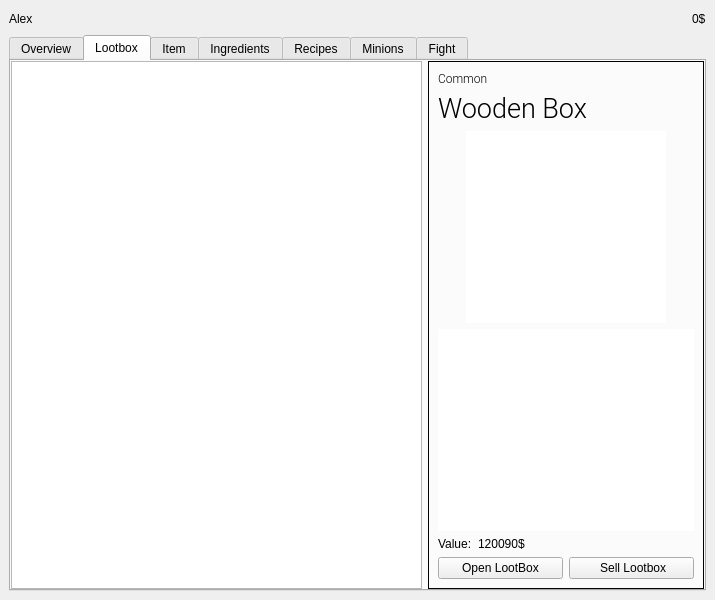
<?xml version="1.0" encoding="UTF-8"?>
<ui version="4.0">
 <class>MainWindow</class>
 <widget class="QMainWindow" name="MainWindow">
  <property name="geometry">
   <rect>
    <x>0</x>
    <y>0</y>
    <width>715</width>
    <height>600</height>
   </rect>
  </property>
  <property name="sizePolicy">
   <sizepolicy hsizetype="Preferred" vsizetype="Preferred">
    <horstretch>0</horstretch>
    <verstretch>0</verstretch>
   </sizepolicy>
  </property>
  <property name="windowTitle">
   <string>MainWindow</string>
  </property>
  <widget class="QWidget" name="centralwidget">
   <layout class="QVBoxLayout" name="verticalLayout">
    <item>
     <layout class="QHBoxLayout" name="horizontalLayout_18">
      <item>
       <widget class="QLabel" name="c_actor_name">
        <property name="text">
         <string>Alex</string>
        </property>
       </widget>
      </item>
      <item>
       <spacer name="horizontalSpacer">
        <property name="orientation">
         <enum>Qt::Horizontal</enum>
        </property>
        <property name="sizeHint" stdset="0">
         <size>
          <width>40</width>
          <height>20</height>
         </size>
        </property>
       </spacer>
      </item>
      <item>
       <widget class="QLabel" name="c_actor_money">
        <property name="text">
         <string>0$</string>
        </property>
       </widget>
      </item>
     </layout>
    </item>
    <item>
     <widget class="QTabWidget" name="tabbar">
      <property name="currentIndex">
       <number>1</number>
      </property>
      <widget class="QWidget" name="overview_tab">
       <attribute name="title">
        <string>Overview</string>
       </attribute>
      </widget>
      <widget class="QWidget" name="lootbox_tab">
       <attribute name="title">
        <string>Lootbox</string>
       </attribute>
       <layout class="QVBoxLayout" name="verticalLayout_2">
        <property name="leftMargin">
         <number>0</number>
        </property>
        <property name="topMargin">
         <number>0</number>
        </property>
        <property name="rightMargin">
         <number>0</number>
        </property>
        <property name="bottomMargin">
         <number>0</number>
        </property>
        <item>
         <layout class="QHBoxLayout" name="horizontalLayout_6">
          <item>
           <widget class="QTableView" name="lootbox_tableView">
            <property name="selectionMode">
             <enum>QAbstractItemView::SingleSelection</enum>
            </property>
            <property name="selectionBehavior">
             <enum>QAbstractItemView::SelectRows</enum>
            </property>
           </widget>
          </item>
          <item>
           <widget class="QFrame" name="lootbox_inspector">
            <property name="sizePolicy">
             <sizepolicy hsizetype="Preferred" vsizetype="Preferred">
              <horstretch>0</horstretch>
              <verstretch>0</verstretch>
             </sizepolicy>
            </property>
            <property name="frameShape">
             <enum>QFrame::Panel</enum>
            </property>
            <layout class="QVBoxLayout" name="verticalLayout_6">
             <item>
              <widget class="QLabel" name="insp_rank_label">
               <property name="font">
                <font>
                 <family>Roboto Light</family>
                </font>
               </property>
               <property name="text">
                <string>Common</string>
               </property>
              </widget>
             </item>
             <item>
              <widget class="QLabel" name="insp_name_label">
               <property name="font">
                <font>
                 <family>Roboto Light</family>
                 <pointsize>20</pointsize>
                </font>
               </property>
               <property name="text">
                <string>Wooden Box</string>
               </property>
              </widget>
             </item>
             <item>
              <layout class="QHBoxLayout" name="horizontalLayout">
               <item>
                <widget class="ImageViewerQt" name="insp_img_graphicsView">
                 <property name="sizePolicy">
                  <sizepolicy hsizetype="Maximum" vsizetype="Maximum">
                   <horstretch>0</horstretch>
                   <verstretch>0</verstretch>
                  </sizepolicy>
                 </property>
                 <property name="maximumSize">
                  <size>
                   <width>200</width>
                   <height>200</height>
                  </size>
                 </property>
                 <property name="font">
                  <font>
                   <pointsize>9</pointsize>
                  </font>
                 </property>
                 <property name="frameShape">
                  <enum>QFrame::NoFrame</enum>
                 </property>
                 <property name="interactive">
                  <bool>false</bool>
                 </property>
                </widget>
               </item>
              </layout>
             </item>
             <item>
              <widget class="QTextEdit" name="insp_description_textedit">
               <property name="sizePolicy">
                <sizepolicy hsizetype="Preferred" vsizetype="Expanding">
                 <horstretch>0</horstretch>
                 <verstretch>0</verstretch>
                </sizepolicy>
               </property>
               <property name="frameShape">
                <enum>QFrame::NoFrame</enum>
               </property>
               <property name="tabChangesFocus">
                <bool>false</bool>
               </property>
               <property name="readOnly">
                <bool>true</bool>
               </property>
              </widget>
             </item>
             <item>
              <layout class="QHBoxLayout" name="horizontalLayout_13">
               <item>
                <widget class="QLabel" name="insp_additional_info_label_4">
                 <property name="sizePolicy">
                  <sizepolicy hsizetype="Maximum" vsizetype="Preferred">
                   <horstretch>0</horstretch>
                   <verstretch>0</verstretch>
                  </sizepolicy>
                 </property>
                 <property name="text">
                  <string>Value:</string>
                 </property>
                </widget>
               </item>
               <item>
                <widget class="QLabel" name="insp_additional_info_value_4">
                 <property name="text">
                  <string>120090$</string>
                 </property>
                </widget>
               </item>
              </layout>
             </item>
             <item>
              <layout class="QHBoxLayout" name="verticalLayout_7">
               <item>
                <widget class="QPushButton" name="open_lootbox_button">
                 <property name="text">
                  <string>Open LootBox</string>
                 </property>
                </widget>
               </item>
               <item>
                <widget class="QPushButton" name="sell_lootbox_button">
                 <property name="text">
                  <string> Sell Lootbox</string>
                 </property>
                </widget>
               </item>
              </layout>
             </item>
            </layout>
           </widget>
          </item>
         </layout>
        </item>
       </layout>
      </widget>
      <widget class="QWidget" name="item_tab">
       <attribute name="title">
        <string>Item</string>
       </attribute>
       <layout class="QVBoxLayout" name="verticalLayout_3">
        <property name="leftMargin">
         <number>0</number>
        </property>
        <property name="topMargin">
         <number>0</number>
        </property>
        <property name="rightMargin">
         <number>0</number>
        </property>
        <property name="bottomMargin">
         <number>0</number>
        </property>
        <item>
         <layout class="QHBoxLayout" name="horizontalLayout_7">
          <item>
           <widget class="QTableView" name="item_tableView">
            <property name="selectionMode">
             <enum>QAbstractItemView::SingleSelection</enum>
            </property>
            <property name="selectionBehavior">
             <enum>QAbstractItemView::SelectRows</enum>
            </property>
           </widget>
          </item>
          <item>
           <widget class="QFrame" name="item_inspector">
            <property name="sizePolicy">
             <sizepolicy hsizetype="Preferred" vsizetype="Preferred">
              <horstretch>0</horstretch>
              <verstretch>0</verstretch>
             </sizepolicy>
            </property>
            <property name="frameShape">
             <enum>QFrame::Panel</enum>
            </property>
            <layout class="QVBoxLayout" name="verticalLayout_8">
             <item>
              <widget class="QLabel" name="insp_rank_label_2">
               <property name="font">
                <font>
                 <family>Roboto Light</family>
                </font>
               </property>
               <property name="text">
                <string>Common</string>
               </property>
              </widget>
             </item>
             <item>
              <widget class="QLabel" name="insp_name_label_2">
               <property name="font">
                <font>
                 <family>Roboto Light</family>
                 <pointsize>20</pointsize>
                </font>
               </property>
               <property name="text">
                <string>Wooden Staff</string>
               </property>
              </widget>
             </item>
             <item>
              <layout class="QHBoxLayout" name="horizontalLayout_2">
               <item>
                <widget class="ImageViewerQt" name="insp_img_graphicsView_2">
                 <property name="sizePolicy">
                  <sizepolicy hsizetype="Maximum" vsizetype="Maximum">
                   <horstretch>0</horstretch>
                   <verstretch>0</verstretch>
                  </sizepolicy>
                 </property>
                 <property name="maximumSize">
                  <size>
                   <width>200</width>
                   <height>200</height>
                  </size>
                 </property>
                 <property name="font">
                  <font>
                   <pointsize>9</pointsize>
                  </font>
                 </property>
                 <property name="frameShape">
                  <enum>QFrame::NoFrame</enum>
                 </property>
                 <property name="interactive">
                  <bool>false</bool>
                 </property>
                </widget>
               </item>
              </layout>
             </item>
             <item>
              <widget class="QTextEdit" name="insp_description_textedit_2">
               <property name="sizePolicy">
                <sizepolicy hsizetype="Preferred" vsizetype="Expanding">
                 <horstretch>0</horstretch>
                 <verstretch>0</verstretch>
                </sizepolicy>
               </property>
               <property name="frameShape">
                <enum>QFrame::NoFrame</enum>
               </property>
               <property name="tabChangesFocus">
                <bool>false</bool>
               </property>
               <property name="lineWrapColumnOrWidth">
                <number>200</number>
               </property>
               <property name="readOnly">
                <bool>true</bool>
               </property>
              </widget>
             </item>
             <item>
              <layout class="QHBoxLayout" name="horizontalLayout_12">
               <item>
                <widget class="QLabel" name="insp_additional_info_label_3">
                 <property name="sizePolicy">
                  <sizepolicy hsizetype="Maximum" vsizetype="Preferred">
                   <horstretch>0</horstretch>
                   <verstretch>0</verstretch>
                  </sizepolicy>
                 </property>
                 <property name="text">
                  <string>Value:</string>
                 </property>
                </widget>
               </item>
               <item>
                <widget class="QLabel" name="insp_additional_info_value_3">
                 <property name="text">
                  <string>120090$</string>
                 </property>
                </widget>
               </item>
              </layout>
             </item>
             <item>
              <layout class="QHBoxLayout" name="horizontalLayout_5">
               <item>
                <widget class="QLabel" name="label_3">
                 <property name="sizePolicy">
                  <sizepolicy hsizetype="Maximum" vsizetype="Preferred">
                   <horstretch>0</horstretch>
                   <verstretch>0</verstretch>
                  </sizepolicy>
                 </property>
                 <property name="text">
                  <string>Ingredients:</string>
                 </property>
                </widget>
               </item>
               <item>
                <widget class="QLabel" name="insp_ingre_label_2">
                 <property name="sizePolicy">
                  <sizepolicy hsizetype="Preferred" vsizetype="Preferred">
                   <horstretch>0</horstretch>
                   <verstretch>0</verstretch>
                  </sizepolicy>
                 </property>
                 <property name="text">
                  <string>TextLabel</string>
                 </property>
                 <property name="wordWrap">
                  <bool>true</bool>
                 </property>
                </widget>
               </item>
              </layout>
             </item>
             <item>
              <layout class="QHBoxLayout" name="horizontalLayout_8">
               <item>
                <widget class="QLabel" name="insp_additional_info_label">
                 <property name="sizePolicy">
                  <sizepolicy hsizetype="Maximum" vsizetype="Preferred">
                   <horstretch>0</horstretch>
                   <verstretch>0</verstretch>
                  </sizepolicy>
                 </property>
                 <property name="text">
                  <string>Slots:</string>
                 </property>
                </widget>
               </item>
               <item>
                <widget class="QLabel" name="insp_additional_info_value">
                 <property name="text">
                  <string>TextLabel</string>
                 </property>
                </widget>
               </item>
              </layout>
             </item>
             <item>
              <layout class="QHBoxLayout" name="verticalLayout_9">
               <item>
                <widget class="QPushButton" name="sell_item_button">
                 <property name="text">
                  <string>Sell</string>
                 </property>
                </widget>
               </item>
               <item>
                <widget class="QPushButton" name="recycle_item_button">
                 <property name="text">
                  <string>Recycle</string>
                 </property>
                </widget>
               </item>
               <item>
                <widget class="QPushButton" name="use_item_button">
                 <property name="text">
                  <string>Use</string>
                 </property>
                </widget>
               </item>
              </layout>
             </item>
            </layout>
           </widget>
          </item>
         </layout>
        </item>
       </layout>
      </widget>
      <widget class="QWidget" name="ingredient_tab">
       <attribute name="title">
        <string>Ingredients</string>
       </attribute>
       <layout class="QVBoxLayout" name="verticalLayout_4">
        <property name="leftMargin">
         <number>0</number>
        </property>
        <property name="topMargin">
         <number>0</number>
        </property>
        <property name="rightMargin">
         <number>0</number>
        </property>
        <property name="bottomMargin">
         <number>0</number>
        </property>
        <item>
         <layout class="QHBoxLayout" name="horizontalLayout_9">
          <item>
           <widget class="QTableView" name="item_tableView_2">
            <property name="selectionMode">
             <enum>QAbstractItemView::SingleSelection</enum>
            </property>
            <property name="selectionBehavior">
             <enum>QAbstractItemView::SelectRows</enum>
            </property>
           </widget>
          </item>
          <item>
           <widget class="QFrame" name="ingre_inspector">
            <property name="sizePolicy">
             <sizepolicy hsizetype="Preferred" vsizetype="Preferred">
              <horstretch>0</horstretch>
              <verstretch>0</verstretch>
             </sizepolicy>
            </property>
            <property name="frameShape">
             <enum>QFrame::Panel</enum>
            </property>
            <layout class="QVBoxLayout" name="verticalLayout_10">
             <item>
              <widget class="QLabel" name="insp_rank_label_3">
               <property name="font">
                <font>
                 <family>Roboto Light</family>
                </font>
               </property>
               <property name="text">
                <string>Common</string>
               </property>
              </widget>
             </item>
             <item>
              <widget class="QLabel" name="insp_name_label_3">
               <property name="font">
                <font>
                 <family>Roboto Light</family>
                 <pointsize>20</pointsize>
                </font>
               </property>
               <property name="text">
                <string>Metal</string>
               </property>
              </widget>
             </item>
             <item>
              <layout class="QHBoxLayout" name="horizontalLayout_3">
               <item>
                <widget class="ImageViewerQt" name="insp_img_graphicsView_3">
                 <property name="sizePolicy">
                  <sizepolicy hsizetype="Maximum" vsizetype="Maximum">
                   <horstretch>0</horstretch>
                   <verstretch>0</verstretch>
                  </sizepolicy>
                 </property>
                 <property name="maximumSize">
                  <size>
                   <width>200</width>
                   <height>200</height>
                  </size>
                 </property>
                 <property name="font">
                  <font>
                   <pointsize>9</pointsize>
                  </font>
                 </property>
                 <property name="frameShape">
                  <enum>QFrame::NoFrame</enum>
                 </property>
                 <property name="interactive">
                  <bool>false</bool>
                 </property>
                </widget>
               </item>
              </layout>
             </item>
             <item>
              <widget class="QTextEdit" name="insp_description_textedit_3">
               <property name="sizePolicy">
                <sizepolicy hsizetype="Preferred" vsizetype="Expanding">
                 <horstretch>0</horstretch>
                 <verstretch>0</verstretch>
                </sizepolicy>
               </property>
               <property name="frameShape">
                <enum>QFrame::NoFrame</enum>
               </property>
               <property name="tabChangesFocus">
                <bool>false</bool>
               </property>
               <property name="lineWrapColumnOrWidth">
                <number>200</number>
               </property>
               <property name="readOnly">
                <bool>true</bool>
               </property>
              </widget>
             </item>
             <item>
              <layout class="QHBoxLayout" name="horizontalLayout_11">
               <item>
                <widget class="QLabel" name="insp_additional_info_label_2">
                 <property name="sizePolicy">
                  <sizepolicy hsizetype="Maximum" vsizetype="Preferred">
                   <horstretch>0</horstretch>
                   <verstretch>0</verstretch>
                  </sizepolicy>
                 </property>
                 <property name="text">
                  <string>Value:</string>
                 </property>
                </widget>
               </item>
               <item>
                <widget class="QLabel" name="insp_additional_info_value_2">
                 <property name="text">
                  <string>120090$</string>
                 </property>
                </widget>
               </item>
              </layout>
             </item>
             <item>
              <layout class="QHBoxLayout" name="verticalLayout_11">
               <item>
                <widget class="QPushButton" name="sell_item_button_2">
                 <property name="text">
                  <string>Sell</string>
                 </property>
                </widget>
               </item>
              </layout>
             </item>
            </layout>
           </widget>
          </item>
         </layout>
        </item>
       </layout>
      </widget>
      <widget class="QWidget" name="recipes_tab">
       <attribute name="title">
        <string>Recipes</string>
       </attribute>
       <layout class="QHBoxLayout" name="horizontalLayout_17">
        <item>
         <layout class="QHBoxLayout" name="horizontalLayout_10">
          <item>
           <widget class="QTableView" name="recipe_tableView">
            <property name="selectionMode">
             <enum>QAbstractItemView::SingleSelection</enum>
            </property>
            <property name="selectionBehavior">
             <enum>QAbstractItemView::SelectRows</enum>
            </property>
           </widget>
          </item>
          <item>
           <widget class="QFrame" name="recipe_inspector">
            <property name="sizePolicy">
             <sizepolicy hsizetype="Preferred" vsizetype="Preferred">
              <horstretch>0</horstretch>
              <verstretch>0</verstretch>
             </sizepolicy>
            </property>
            <property name="frameShape">
             <enum>QFrame::Panel</enum>
            </property>
            <layout class="QVBoxLayout" name="verticalLayout_12">
             <item>
              <widget class="QLabel" name="insp_rank_label_4">
               <property name="font">
                <font>
                 <family>Roboto Light</family>
                </font>
               </property>
               <property name="text">
                <string>Common</string>
               </property>
              </widget>
             </item>
             <item>
              <widget class="QLabel" name="insp_name_label_4">
               <property name="font">
                <font>
                 <family>Roboto Light</family>
                 <pointsize>20</pointsize>
                </font>
               </property>
               <property name="text">
                <string>Metal</string>
               </property>
              </widget>
             </item>
             <item>
              <layout class="QHBoxLayout" name="horizontalLayout_16">
               <item>
                <widget class="QLabel" name="label_5">
                 <property name="sizePolicy">
                  <sizepolicy hsizetype="Maximum" vsizetype="Preferred">
                   <horstretch>0</horstretch>
                   <verstretch>0</verstretch>
                  </sizepolicy>
                 </property>
                 <property name="text">
                  <string>Required:</string>
                 </property>
                </widget>
               </item>
               <item>
                <widget class="QLabel" name="insp_required_label">
                 <property name="text">
                  <string>TextLabel</string>
                 </property>
                 <property name="wordWrap">
                  <bool>true</bool>
                 </property>
                </widget>
               </item>
              </layout>
             </item>
             <item>
              <layout class="QHBoxLayout" name="horizontalLayout_14">
               <item>
                <widget class="QLabel" name="label_2">
                 <property name="sizePolicy">
                  <sizepolicy hsizetype="Maximum" vsizetype="Preferred">
                   <horstretch>0</horstretch>
                   <verstretch>0</verstretch>
                  </sizepolicy>
                 </property>
                 <property name="text">
                  <string>Result:</string>
                 </property>
                </widget>
               </item>
               <item>
                <widget class="QLabel" name="insp_result_label">
                 <property name="text">
                  <string>TextLabel</string>
                 </property>
                 <property name="wordWrap">
                  <bool>true</bool>
                 </property>
                </widget>
               </item>
              </layout>
             </item>
             <item>
              <layout class="QHBoxLayout" name="horizontalLayout_15">
               <item>
                <widget class="QLabel" name="insp_additional_info_label_5">
                 <property name="sizePolicy">
                  <sizepolicy hsizetype="Maximum" vsizetype="Preferred">
                   <horstretch>0</horstretch>
                   <verstretch>0</verstretch>
                  </sizepolicy>
                 </property>
                 <property name="text">
                  <string>Value:</string>
                 </property>
                </widget>
               </item>
               <item>
                <widget class="QLabel" name="insp_additional_info_value_5">
                 <property name="text">
                  <string>120090$</string>
                 </property>
                </widget>
               </item>
              </layout>
             </item>
             <item>
              <spacer name="verticalSpacer">
               <property name="orientation">
                <enum>Qt::Vertical</enum>
               </property>
               <property name="sizeHint" stdset="0">
                <size>
                 <width>20</width>
                 <height>40</height>
                </size>
               </property>
              </spacer>
             </item>
             <item>
              <layout class="QHBoxLayout" name="verticalLayout_13">
               <item>
                <widget class="QPushButton" name="sell_item_button_3">
                 <property name="text">
                  <string>Sell</string>
                 </property>
                </widget>
               </item>
               <item>
                <widget class="QPushButton" name="make_recipe_button">
                 <property name="text">
                  <string>Make</string>
                 </property>
                </widget>
               </item>
              </layout>
             </item>
            </layout>
           </widget>
          </item>
         </layout>
        </item>
       </layout>
      </widget>
      <widget class="QWidget" name="minion_tab">
       <attribute name="title">
        <string>Minions</string>
       </attribute>
       <layout class="QVBoxLayout" name="verticalLayout_5">
        <property name="leftMargin">
         <number>0</number>
        </property>
        <property name="topMargin">
         <number>0</number>
        </property>
        <property name="rightMargin">
         <number>0</number>
        </property>
        <property name="bottomMargin">
         <number>0</number>
        </property>
        <item>
         <layout class="QHBoxLayout" name="horizontalLayout_22">
          <item>
           <widget class="QTableView" name="tableView_3"/>
          </item>
          <item>
           <widget class="QFrame" name="minion_inspector">
            <property name="sizePolicy">
             <sizepolicy hsizetype="Preferred" vsizetype="Preferred">
              <horstretch>0</horstretch>
              <verstretch>0</verstretch>
             </sizepolicy>
            </property>
            <property name="frameShape">
             <enum>QFrame::Panel</enum>
            </property>
            <layout class="QVBoxLayout" name="verticalLayout_14">
             <item>
              <widget class="QLabel" name="insp_rank_label_5">
               <property name="font">
                <font>
                 <family>Roboto Light</family>
                </font>
               </property>
               <property name="text">
                <string>Common</string>
               </property>
              </widget>
             </item>
             <item>
              <widget class="QLabel" name="insp_name_label_5">
               <property name="font">
                <font>
                 <family>Roboto Light</family>
                 <pointsize>20</pointsize>
                </font>
               </property>
               <property name="text">
                <string>Gandalf</string>
               </property>
              </widget>
             </item>
             <item>
              <layout class="QHBoxLayout" name="horizontalLayout_19">
               <item>
                <widget class="QLabel" name="label_6">
                 <property name="sizePolicy">
                  <sizepolicy hsizetype="Maximum" vsizetype="Preferred">
                   <horstretch>0</horstretch>
                   <verstretch>0</verstretch>
                  </sizepolicy>
                 </property>
                 <property name="text">
                  <string>Health:</string>
                 </property>
                </widget>
               </item>
               <item>
                <widget class="QLabel" name="insp_health_label">
                 <property name="text">
                  <string>TextLabel</string>
                 </property>
                 <property name="wordWrap">
                  <bool>true</bool>
                 </property>
                </widget>
               </item>
              </layout>
             </item>
             <item>
              <layout class="QHBoxLayout" name="horizontalLayout_20">
               <item>
                <widget class="QLabel" name="label_4">
                 <property name="sizePolicy">
                  <sizepolicy hsizetype="Maximum" vsizetype="Preferred">
                   <horstretch>0</horstretch>
                   <verstretch>0</verstretch>
                  </sizepolicy>
                 </property>
                 <property name="text">
                  <string>Attack:</string>
                 </property>
                </widget>
               </item>
               <item>
                <widget class="QLabel" name="insp_attack_label">
                 <property name="text">
                  <string>TextLabel</string>
                 </property>
                 <property name="wordWrap">
                  <bool>true</bool>
                 </property>
                </widget>
               </item>
              </layout>
             </item>
             <item>
              <layout class="QHBoxLayout" name="horizontalLayout_21">
               <item>
                <widget class="QLabel" name="insp_additional_info_label_6">
                 <property name="sizePolicy">
                  <sizepolicy hsizetype="Maximum" vsizetype="Preferred">
                   <horstretch>0</horstretch>
                   <verstretch>0</verstretch>
                  </sizepolicy>
                 </property>
                 <property name="text">
                  <string>Defensiv:</string>
                 </property>
                </widget>
               </item>
               <item>
                <widget class="QLabel" name="insp_defensiv_label">
                 <property name="text">
                  <string>120090$</string>
                 </property>
                 <property name="wordWrap">
                  <bool>true</bool>
                 </property>
                </widget>
               </item>
              </layout>
             </item>
             <item>
              <layout class="QHBoxLayout" name="horizontalLayout_23">
               <item>
                <widget class="QLabel" name="insp_additional_info_label_7">
                 <property name="sizePolicy">
                  <sizepolicy hsizetype="Maximum" vsizetype="Preferred">
                   <horstretch>0</horstretch>
                   <verstretch>0</verstretch>
                  </sizepolicy>
                 </property>
                 <property name="text">
                  <string>Agility:</string>
                 </property>
                </widget>
               </item>
               <item>
                <widget class="QLabel" name="insp_agility_label">
                 <property name="text">
                  <string>120090$</string>
                 </property>
                 <property name="wordWrap">
                  <bool>true</bool>
                 </property>
                </widget>
               </item>
              </layout>
             </item>
             <item>
              <spacer name="verticalSpacer_2">
               <property name="orientation">
                <enum>Qt::Vertical</enum>
               </property>
               <property name="sizeHint" stdset="0">
                <size>
                 <width>20</width>
                 <height>40</height>
                </size>
               </property>
              </spacer>
             </item>
             <item>
              <layout class="QHBoxLayout" name="horizontalLayout_24">
               <item>
                <widget class="QLabel" name="insp_additional_info_label_8">
                 <property name="sizePolicy">
                  <sizepolicy hsizetype="Maximum" vsizetype="Preferred">
                   <horstretch>0</horstretch>
                   <verstretch>0</verstretch>
                  </sizepolicy>
                 </property>
                 <property name="text">
                  <string>Heads:</string>
                 </property>
                </widget>
               </item>
               <item>
                <widget class="QLabel" name="insp_head_label">
                 <property name="text">
                  <string>120090$</string>
                 </property>
                 <property name="wordWrap">
                  <bool>true</bool>
                 </property>
                </widget>
               </item>
              </layout>
             </item>
             <item>
              <layout class="QHBoxLayout" name="horizontalLayout_25">
               <item>
                <widget class="QLabel" name="insp_additional_info_label_9">
                 <property name="sizePolicy">
                  <sizepolicy hsizetype="Maximum" vsizetype="Preferred">
                   <horstretch>0</horstretch>
                   <verstretch>0</verstretch>
                  </sizepolicy>
                 </property>
                 <property name="text">
                  <string>Body:</string>
                 </property>
                </widget>
               </item>
               <item>
                <widget class="QLabel" name="insp_body_label">
                 <property name="text">
                  <string>120090$</string>
                 </property>
                 <property name="wordWrap">
                  <bool>true</bool>
                 </property>
                </widget>
               </item>
              </layout>
             </item>
             <item>
              <layout class="QHBoxLayout" name="horizontalLayout_26">
               <item>
                <widget class="QLabel" name="insp_additional_info_label_10">
                 <property name="sizePolicy">
                  <sizepolicy hsizetype="Maximum" vsizetype="Preferred">
                   <horstretch>0</horstretch>
                   <verstretch>0</verstretch>
                  </sizepolicy>
                 </property>
                 <property name="text">
                  <string>Arms:</string>
                 </property>
                </widget>
               </item>
               <item>
                <widget class="QLabel" name="insp_arms_label">
                 <property name="text">
                  <string>120090$</string>
                 </property>
                 <property name="wordWrap">
                  <bool>true</bool>
                 </property>
                </widget>
               </item>
              </layout>
             </item>
             <item>
              <layout class="QHBoxLayout" name="horizontalLayout_27">
               <item>
                <widget class="QLabel" name="insp_additional_info_label_11">
                 <property name="sizePolicy">
                  <sizepolicy hsizetype="Maximum" vsizetype="Preferred">
                   <horstretch>0</horstretch>
                   <verstretch>0</verstretch>
                  </sizepolicy>
                 </property>
                 <property name="text">
                  <string>Legs:</string>
                 </property>
                </widget>
               </item>
               <item>
                <widget class="QLabel" name="insp_legs_label">
                 <property name="text">
                  <string>120090$</string>
                 </property>
                 <property name="wordWrap">
                  <bool>true</bool>
                 </property>
                </widget>
               </item>
              </layout>
             </item>
             <item>
              <layout class="QHBoxLayout" name="horizontalLayout_44">
               <item>
                <widget class="QLabel" name="insp_additional_info_label_24">
                 <property name="sizePolicy">
                  <sizepolicy hsizetype="Maximum" vsizetype="Preferred">
                   <horstretch>0</horstretch>
                   <verstretch>0</verstretch>
                  </sizepolicy>
                 </property>
                 <property name="text">
                  <string>Body:</string>
                 </property>
                </widget>
               </item>
               <item>
                <widget class="QLabel" name="insp_body_label_2">
                 <property name="text">
                  <string>120090$</string>
                 </property>
                 <property name="wordWrap">
                  <bool>true</bool>
                 </property>
                </widget>
               </item>
              </layout>
             </item>
             <item>
              <spacer name="verticalSpacer_5">
               <property name="orientation">
                <enum>Qt::Vertical</enum>
               </property>
               <property name="sizeHint" stdset="0">
                <size>
                 <width>20</width>
                 <height>40</height>
                </size>
               </property>
              </spacer>
             </item>
             <item>
              <layout class="QHBoxLayout" name="verticalLayout_15">
               <item>
                <widget class="QPushButton" name="kill_bt">
                 <property name="text">
                  <string>Kill</string>
                 </property>
                </widget>
               </item>
               <item>
                <widget class="QPushButton" name="mod_pt">
                 <property name="text">
                  <string>Modify</string>
                 </property>
                </widget>
               </item>
               <item>
                <widget class="QPushButton" name="rename_bt">
                 <property name="text">
                  <string>Rename</string>
                 </property>
                </widget>
               </item>
              </layout>
             </item>
            </layout>
           </widget>
          </item>
         </layout>
        </item>
       </layout>
      </widget>
      <widget class="QWidget" name="fight_tab">
       <attribute name="title">
        <string>Fight</string>
       </attribute>
      </widget>
     </widget>
    </item>
   </layout>
  </widget>
 </widget>
 <customwidgets>
  <customwidget>
   <class>ImageViewerQt</class>
   <extends>QGraphicsView</extends>
   <header>morestrategy.ImageViewerQt</header>
  </customwidget>
 </customwidgets>
 <resources/>
 <connections/>
</ui>
